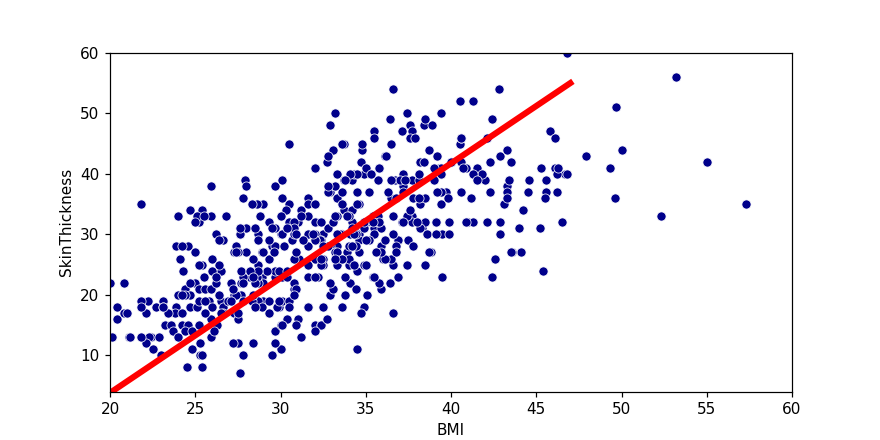

Python code for this plot:
import pandas as pd
import seaborn as sns
import matplotlib.pyplot as plt
from matplotlib import rcParams

def visal(df):
    plt.figure(figsize=(8,4),dpi=110)
    sns.scatterplot(data=df, x='BMI', y='SkinThickness', color='darkblue');
    plt.plot([18, 47], [0, 55], 'red', linewidth=4)
    plt.xlim(20, 60)
    plt.ylim(4, 60)
    plt.savefig("vis.png") 
 